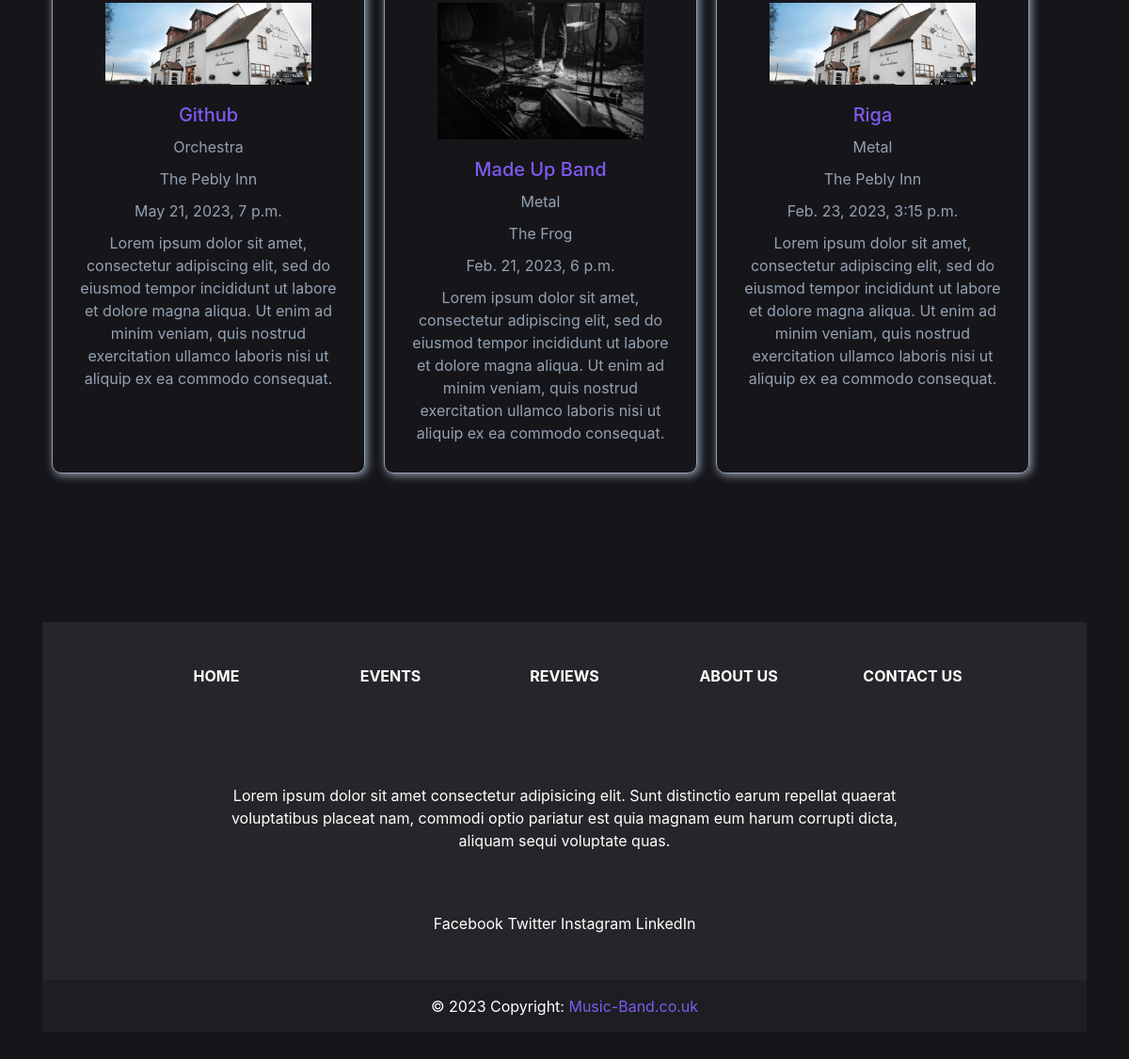
Page /events/ (lower part) on the earlier database version.
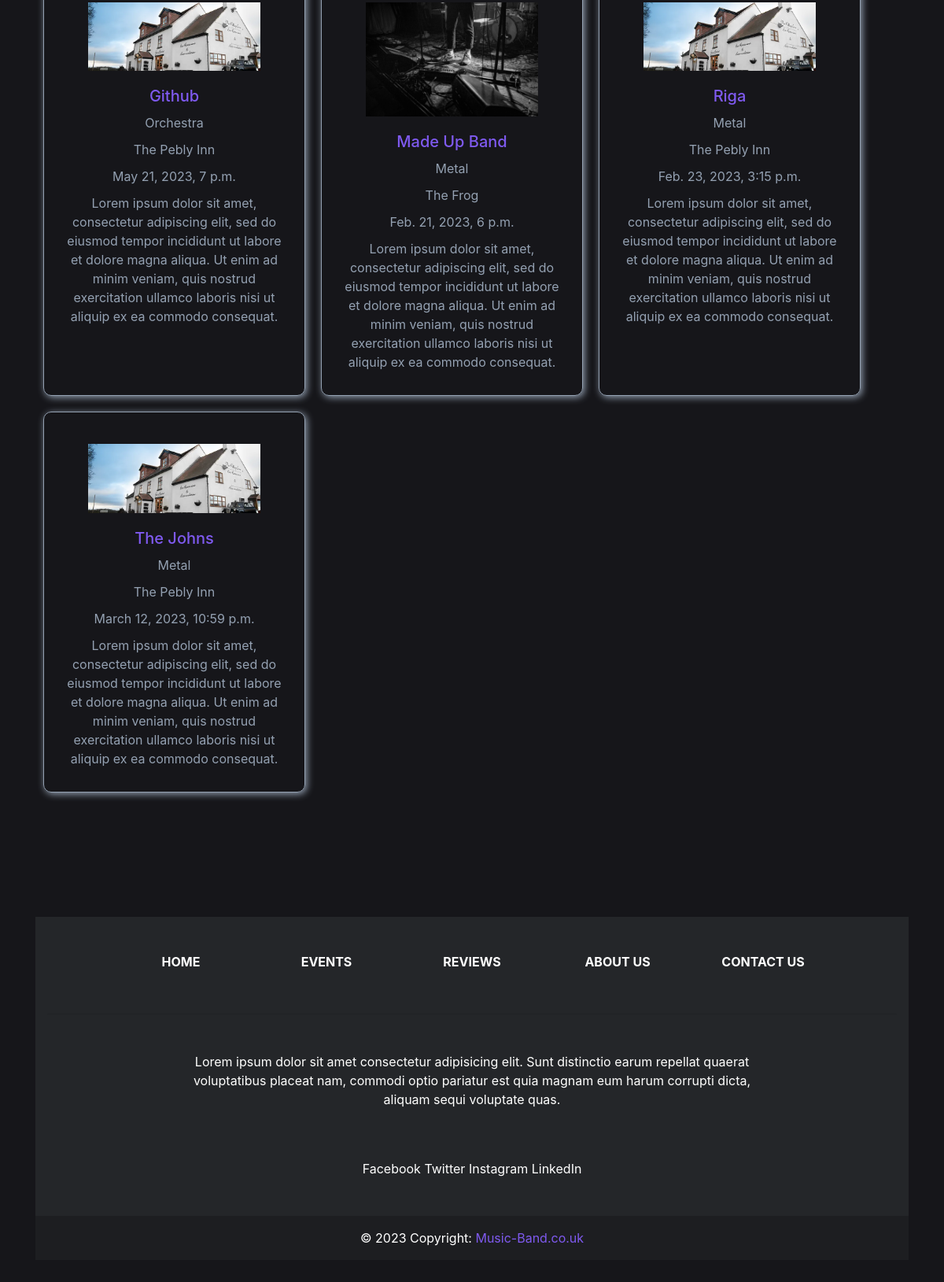
Same page on the later database version.
### events/models.py (models this page shows, shortened)
class Event(models.Model):
    name = models.CharField(max_length=100)
    event_type = models.CharField(max_length=50)
    location = models.CharField(max_length=100)
    date = models.DateTimeField()
    description = models.TextField()
    photo = models.ImageField(upload_to='imgs')

### events/views.py (the view)
# urls.py: path('events/', EventsListView.as_view(), name='events-events'), # 'events/' maps to the events page
class EventsListView(ListView): # This view is used to display all the events in the database
    model = Event # Tells the view which model to query
    template_name = 'events/events.html' # <app>/<model>_<viewtype>.html
    context_object_name = 'events' # name of the object list that will be used in the template

### events/templates/events/events.html (shortened to what this page needs)
{% extends "events/base.html" %}
{% block content %}
    <div class="event-container">
        {% for event in events %}
            <div class="event-card">
                <img class="event-card-photo" src="{{ event.photo.url }}">
                <a class="event-card-title" href="{% url 'event-detail' event.id %}"><h3 class="event-card-title">{{ event.name }}</h3></a>
                <p class="event-card-type">{{ event.event_type }}</p>
                <p class="event-card-location">{{ event.location }}</p>
                <p class="event-card-date">{{ event.date }}</p>
                <p class="event-card-description">{{ event.description }}</p>
            </div>
        {% endfor %}
    </div>
{% endblock content %}

### events/templates/events/base.html (shortened to what this page needs)
{% load static %}
<!doctype html>
<html lang="en">
<head>
    <link rel="stylesheet" href="https://cdn.jsdelivr.net/npm/bootstrap@4.0.0/dist/css/bootstrap.min.css">
    <link rel="stylesheet" type="text/css" href="{% static 'events/main.css' %}">
</head>
<body>
    <main role="main" class="container">
        {% block content %}{% endblock %}
    </main>
    <div class="bottom-page"></div>
    <div class="container my-5">
        <footer class="text-center text-white" style="background-color: #242629">
        <div class="container">
            <section class="mt-5">
            <div class="row text-center d-flex justify-content-center pt-5">
                <div class="col-md-2">
                <h6 class="text-uppercase font-weight-bold">
                    <a href="{% url "events-home" %}" class="text-white">Home</a>
                </h6>
                </div>
                <div class="col-md-2">
                <h6 class="text-uppercase font-weight-bold">
                    <a href="{% url "events-events" %}" class="text-white">Events</a>
                </h6>
                </div>
                <div class="col-md-2">
                <h6 class="text-uppercase font-weight-bold">
                    <a href="{% url "events-reviews" %}" class="text-white">Reviews</a>
                </h6>
                </div>
                <div class="col-md-2">
                <h6 class="text-uppercase font-weight-bold">
                    <a href="{% url "events-about" %}" class="text-white">About Us</a>
                </h6>
                </div>
                <div class="col-md-2">
                <h6 class="text-uppercase font-weight-bold">
                    <a href="{% url "events-contact" %}" class="text-white">Contact Us</a>
                </h6>
                </div>
            </div>
            </section>
            <hr class="my-5" />
            <section class="mb-5">
            <div class="row d-flex justify-content-center">
                <div class="col-lg-8">
                <p>
                    Lorem ipsum dolor sit amet consectetur adipisicing elit. Sunt
                    distinctio earum repellat quaerat voluptatibus placeat nam,
                    commodi optio pariatur est quia magnam eum harum corrupti
                    dicta, aliquam sequi voluptate quas.
                </p>
                </div>
            </div>
            </section>
            <section class="text-center mb-5">
            <a href="https://www.facebook.com" class="text-white me-4">Facebook</a>
            <a href="https://www.twitter.com" class="text-white me-4">Twitter</a>
            <a href="https://www.instagram.com" class="text-white me-4">Instagram</a>
            <a href="https://www.linkedin.com" class="text-white me-4">LinkedIn</a>
            </section>
        </div>
        <div class="text-center p-3" style="background-color: rgba(0, 0, 0, 0.2)">© 2023 Copyright:<a style="color: #7f5af0;" href="http://127.0.0.1:8000/"> Music-Band.co.uk</a></div>
        </footer>
    </div>
</body>
</html>

### events/static/events/main.css (style rules this page uses)
body { background: #16161a; color: #333333; margin-top: 5rem; }
h1, h2, h3, h4, h5, h6 { color: #fffffe; }
p { color: #fffffe; }
.bottom-page { padding-top:100px; }
.event-container { padding-top: 50px; display: flex; flex-wrap: wrap; justify-content: left; align-items: left; }
.event-card { width: 30%; margin: 10px; text-align: center; border: 1px solid #94a1b2; border-radius: 10px; padding: 20px; box-shadow: 2px 2px 10px #94a1b2; }
.event-card-title { font-size: 20px; margin-bottom: 10px; color: #7f5af0; }
.event-card-type { font-size: 16px; color: #94a1b2; margin-bottom: 10px; }
.event-card-location { font-size: 16px; margin-bottom: 10px; color: #94a1b2; }
.event-card-date { font-size: 16px; margin-bottom: 10px; color: #94a1b2; }
.event-card-description { font-size: 16px; margin-bottom: 10px; color: #94a1b2; }
.event-card-photo { width: 75%; height: auto; margin-top: 20px; margin-bottom: 20px; }

Differences in the rows shown:
added Event: photo (picture), name "The Johns", event_type "Metal", location "The Pebly Inn", date "March 12, 2023, 10:59 p.m.", description "Lorem ipsum dolor sit amet, consectetur adipiscing elit, sed do eiusmod tempor incididunt ut labore et dolore magna aliqua. Ut enim ad minim veniam, quis nostrud exercitation ullamco laboris nisi ut aliquip ex ea commodo consequat."
